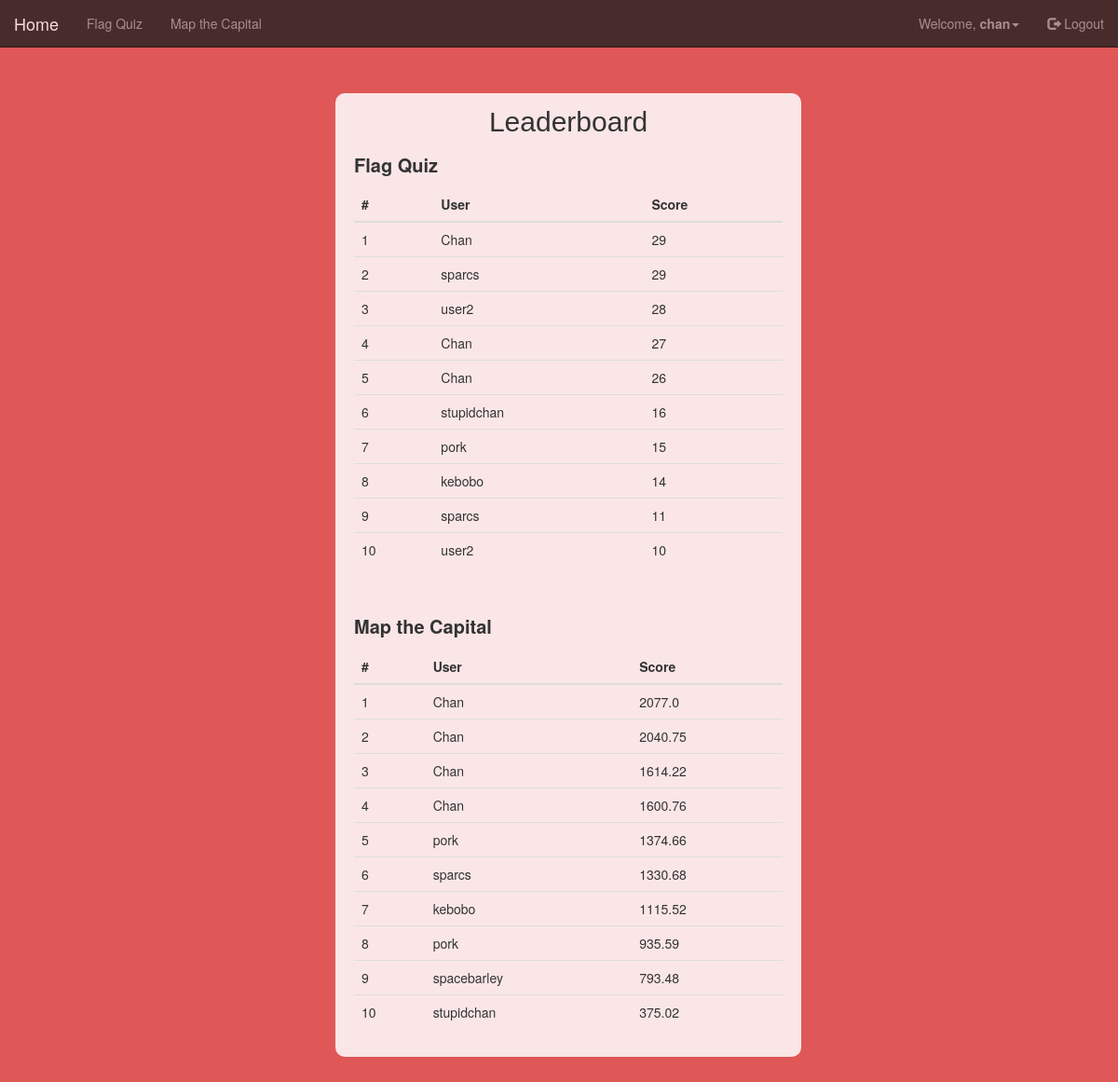
The app's page /leader/ (signed in) with its own data.
### freshman_app/models.py (models this page shows)
class FlagScores (models.Model):
	username = models.CharField (max_length = 32, )
	score = models.IntegerField ()

class MapScores (models.Model):
	username = models.CharField (max_length = 32, )
	score = models.FloatField ()

### freshman_app/views.py (the view)
# urls.py: url(r'^leader/$', core_views.leader_view, name='high'),
def leader_view(request):
	datas = {}
	name = request.user.username
	if (name):
		datas['name'] = name
		flag_entries = list(FlagScores.objects.all().order_by('-score'))
		flag_length = min(len(flag_entries), 10)
		flag_scores = []
		for i in range(flag_length):
			flag_scores.append([i+1, flag_entries[i].username, flag_entries[i].score])
		datas['flag_scores'] = flag_scores
		map_entries = list(MapScores.objects.all().order_by('-score'))
		map_length = min(len(map_entries), 10)
		map_scores = []
		for i in range(map_length):
			map_scores.append([i+1, map_entries[i].username, map_entries[i].score])
		datas['map_scores'] = map_scores
	return render(request, 'leader.html', datas)

### templates/leader.html (shortened to what this page needs)
<!DOCTYPE html>
<html>
<head>
	<link rel="stylesheet" href="https://maxcdn.bootstrapcdn.com/bootstrap/3.3.7/css/bootstrap.min.css">
	<link href="/statics/signup.css" rel="stylesheet"/>
</head>
<body>
	{% include 'navbar.html' %}
	<div class="my-container">
		<p id="create">Leaderboard</p>
		<div class="div-row">
			<p class="p-section">Flag Quiz</p>
			<table class="table">
				<thead>
					<th>#</th>
					<th>User</th>
        			<th>Score</th>
				</thead>
				<tbody>
					{% for el in flag_scores %}
						<tr>
						{% for e in el %}
							<td>{{e}}</td>
						{% endfor %}
						</tr>
					{% endfor %}
				</tbody>
			</table>
		</div>
		<br>
		<div>
			<p class="p-section">Map the Capital</p>
			<table class="table">
				<thead>
					<th>#</th>
					<th>User</th>
        			<th>Score</th>
				</thead>
				<tbody>
					{% for el in map_scores %}
						<tr>
						{% for e in el %}
							<td>{{e}}</td>
						{% endfor %}
						</tr>
					{% endfor %}
				</tbody>
			</table>
		</div>
	</div>
</body>
</html>

### templates/navbar.html (shortened to what this page needs)
<nav class="navbar navbar-inverse navbar-fixed-top" style="opacity: 0.8">
	<div class="container-fluid">
	    <div class="navbar-header">
	    	<a class="navbar-brand" href="/home">Home</a>
	    </div>
	    <ul class="nav navbar-nav">
	    	<li><a href="/flag">Flag Quiz</a></li>
	    	<li><a href="/map">Map the Capital</a></li>
	    </ul>
	    <ul class="nav navbar-nav navbar-right">
	    	{% if name %}
	    		<li class="dropdown">
	    			<a href="#" class="dropdown-toggle" data-toggle="dropdown">Welcome, <b>{{name}}</b><span class="caret"></span></a>
	    		</li>
	    		<li><a href="/logout"><span class="glyphicon glyphicon-log-out"></span> Logout</a></li>
	    	{% else %}
	    		<li><a href="/signup"><span class="glyphicon glyphicon-user"></span> Sign Up</a></li>
	    		<li><a href="/login"><span class="glyphicon glyphicon-log-in"></span> Login</a></li>
	    	{% endif %}
	    </ul>
	</div>
</nav>

### statics/signup.css (style rules this page uses)
html { text-align: center; }
body { background-image: url("home-background.jpg"); background-color: #DF5757; background-repeat: no-repeat; background-size: 100% 100vh; padding-top: 50px; }
.my-container { width: 40%; margin: 50px 30% 30px 30%; padding: 10px 20px 10px 20px; width: 500px; background-color: rgba(255, 255, 255, 0.85); border-radius: 10px; text-align: left; }
.div-row { margin: 10px 0px 10px 0px; }
.p-section { font-size: 20px; font-weight: bold; margin: 10px 0px 10px 0px; }
#create { text-align: center; font-size: 30px; font-family: "Century Gothic", Arial; }

### records on screen
FlagScores: el "Chan"
FlagScores: el "sparcs"
FlagScores: el "user2"
FlagScores: el "Chan"
FlagScores: el "Chan"
FlagScores: el "stupidchan"
FlagScores: el "pork"
FlagScores: el "kebobo"
FlagScores: el "sparcs"
FlagScores: el "user2"
MapScores: el "Chan" "2077.0"
MapScores: el "Chan" "2040.75"
MapScores: el "Chan" "1614.22"
MapScores: el "Chan" "1600.76"
MapScores: el "pork" "1374.66"
MapScores: el "sparcs" "1330.68"
MapScores: el "kebobo" "1115.52"
MapScores: el "pork" "935.59"
MapScores: el "spacebarley" "793.48"
MapScores: el "stupidchan" "375.02"

### other values on screen
{{ name }} "chan"
{{ e }} "1" "29" "2" "29" "3" "28" "4" "27" "5" "26" "6" "16" "7" "15" "8" "14" "9" "11" "10" "10"
{{ e }} "1" "2" "3" "4" "5" "6" "7" "8" "9" "10"
